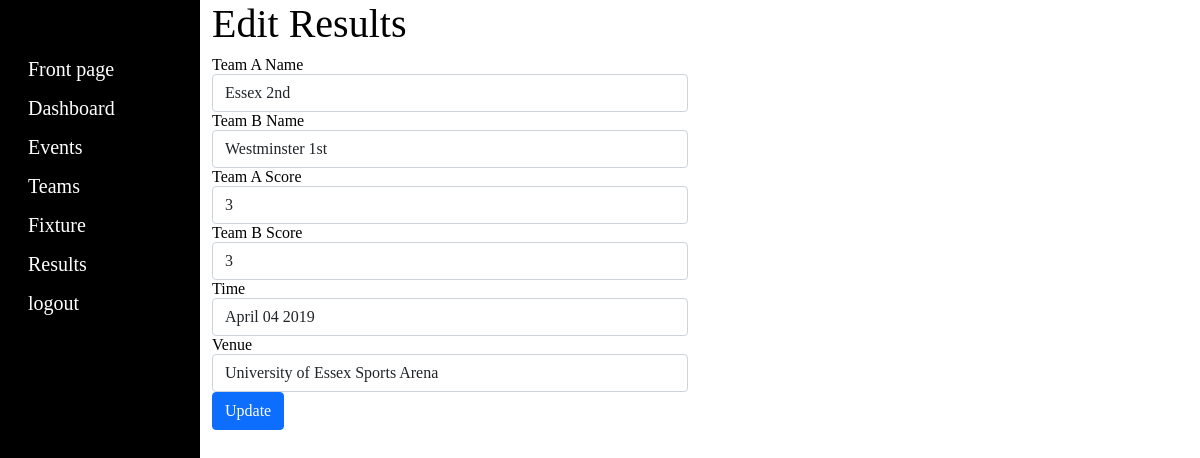
Screenshot of /admin/edit-result_old.php?id=1 (signed in) with the database file from the repository.
### tables this page shows
CREATE TABLE `results` (
  `id` int(11) NOT NULL,
  `team_a` varchar(255) NOT NULL,
  `team_b` varchar(255) NOT NULL,
  `team_a_score` int(255) NOT NULL,
  `team_b_score` int(11) NOT NULL,
  `time` text NOT NULL,
  `venue` varchar(255) NOT NULL
);

### admin/edit-result_old.php (the view, shortened to what this page needs)
<?php
    include_once 'parts/header.php';
    if( isset($_GET['id'])){
        $result_id = $_GET['id'];
        $sql = $connection->prepare( "SELECT * FROM results WHERE id=:id" );
        $sql->execute( array( ':id' => $result_id ) );
        if ( $sql->rowCount() > 0 ){
            while( $row = $sql->fetch() ){
                $team_a_name =  $row['team_a'];
                $team_b_name =  $row['team_b'];
                $team_a_score = $row['team_a_score'];
                $team_b_score = $row['team_b_score'];
                $time = $row['time'];
                $venue = $row['venue'];
            }
        }
    }
 ?>
<body>
    <div class="container-fluid">
        <div class="row">
            <div class="col-2 vertical-menu">
                <?php include_once 'parts/sidebar.php' ?>
            </div>
            <div class="col-10">
                <h1>Edit Results</h1>
                <div class="row">
                    <div class="col-6">
                        <form action="edit-result.php" method="POST">
                            <div class="form-group">
                                <label for="team_a_name">Team A Name</label>
                                <input class="form-control" type="text" name="team_a_name" id="team_a_name" value="<?php echo $team_a_name?>" required>
                            </div>
                            <div class="form-group">
                                <label for="team_b_name">Team B Name</label>
                                <input class="form-control" type="text" name="team_b_name" id="team_b_name"  value="<?php echo $team_b_name?>" required>
                            </div>
                            <div class="form-group">
                                <label for="team_a_score">Team A Score</label>
                                <input class="form-control" type="text" name="team_a_score" id="team_a_score"  value="<?php echo $team_a_score?>" required>
                            </div>
                            <div class="form-group">
                                <label for="team_b_score">Team B Score</label>
                                <input class="form-control" type="text" name="team_b_score" id="team_b_score"  value="<?php echo $team_b_score?>" required>
                            </div>
                            <div class="form-group">
                                <label for="time">Time</label>
                                <input class="form-control" type="text" name="time" id="time"  value="<?php echo $time?>" required>
                            </div>
                            <div class="form-group">
                                <label for="venue">Venue</label>
                                <input class="form-control" type="text" name="venue" id="venue"  value="<?php echo $venue?>" required>
                            </div>
                            <button type="submit" class="btn btn-primary" name="update">Update</button>
                        </form>
                    </div>
                    <div class="col-6"></div>
                </div>
            </div>
        </div>
    </div>
</body>
</html>

### admin/css/admin.css (style rules this page uses)
.vertical-menu { min-height: 100vh; background-color: #000; padding-top: 50px; }

### rows the page displays
results: team_a_name "Essex 2nd", team_b_name "Westminster 1st", team_a_score "3", team_b_score "3", time "April 04 2019", venue "University of Essex Sports Arena"
